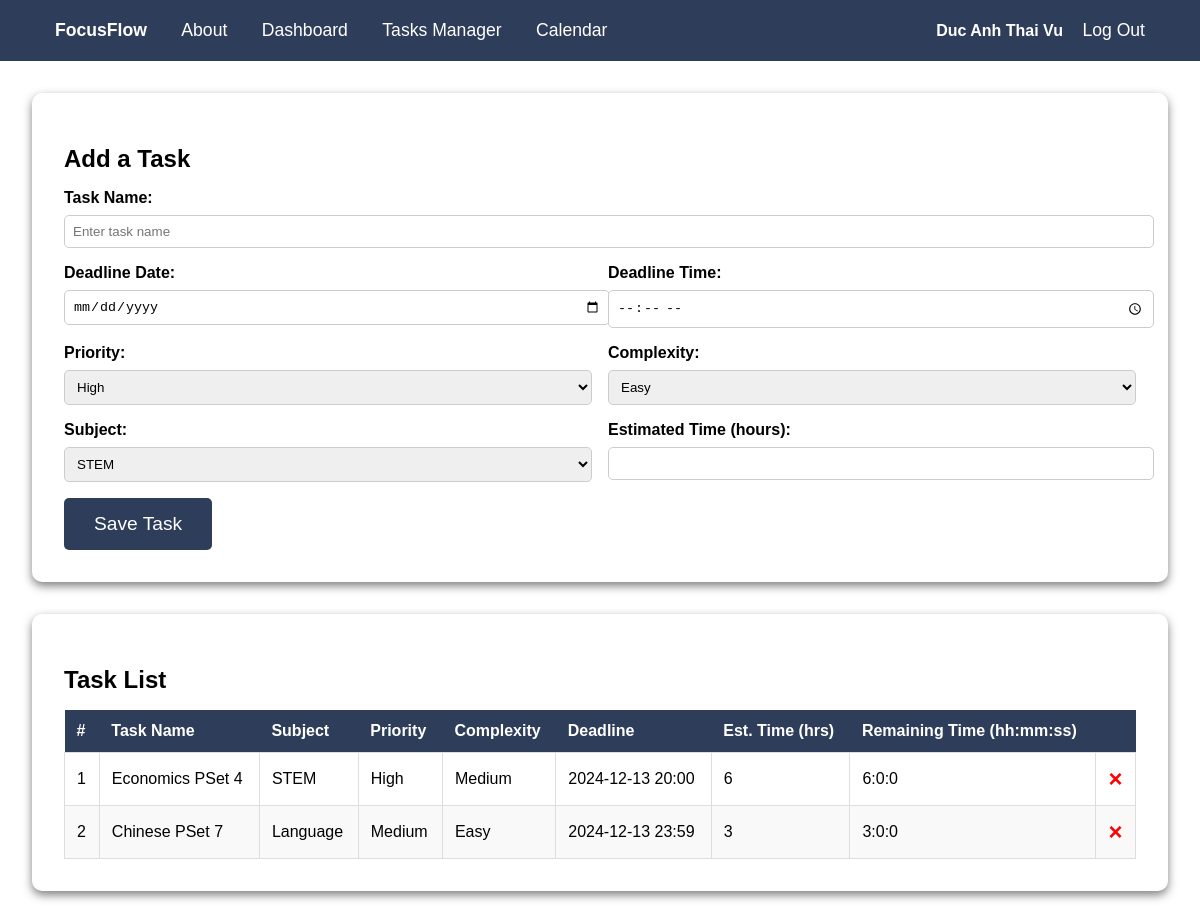
The page /tasks (signed in) on the database its author committed.
### tables this page shows
CREATE TABLE tasks (
    id INTEGER PRIMARY KEY AUTOINCREMENT,
    name TEXT NOT NULL,
    priority TEXT NOT NULL,
    deadline_date TEXT NOT NULL,
    deadline_time TEXT NOT NULL,
    complexity TEXT NOT NULL,
    subject TEXT NOT NULL,
    estimated_time INTEGER NOT NULL,
    user_id INTEGER NOT NULL
, completed_at DATETIME DEFAULT NULL, remaining_time INTEGER DEFAULT NULL);

### app.py (the view)
@app.route("/tasks", methods=["GET", "POST"])
@login_required
def tasks():
    if request.method == "POST":
        name = request.form.get("name")
        deadline_date = request.form.get("deadline_date")
        deadline_time = request.form.get("deadline_time")
        priority = request.form.get("priority")
        complexity = request.form.get("complexity")
        subject = request.form.get("subject")
        estimated_time = request.form.get("estimated_time")
        if not all([name, deadline_date, deadline_time, priority, complexity, subject, estimated_time]):
            flash("All fields are required!", "error")
            return redirect("/tasks")
        try:
            db.execute(
                """
                INSERT INTO tasks (
                    name, priority, deadline_date, deadline_time, complexity, subject, estimated_time, user_id, remaining_time
                ) VALUES (?, ?, ?, ?, ?, ?, ?, ?, ?)
                """,
                name, priority, deadline_date, deadline_time, complexity, subject, estimated_time, session["user_id"],
                int(estimated_time) * 3600  # Convert hours to seconds
            )
            flash("Task added successfully!", "success")
        except Exception as e:
            flash("Error adding task. Please try again.", "error")
            print(e)
        return redirect("/tasks")
    else:
        tasks = db.execute("SELECT * FROM tasks WHERE user_id = ?", session["user_id"])
        return render_template("tasks.html", tasks=tasks)

### helpers.py (called while the page is built)
def login_required(f):
    @wraps(f)
    def decorated_function(*args, **kwargs):
        if session.get("user_id") is None:
            return redirect("/login")
        return f(*args, **kwargs)
    return decorated_function

### templates/tasks.html (shortened to what this page needs)
{% extends "layout.html" %}
{% block content %}
<div class="tasks-container">
    <div class="form-container">
        <h2>Add a Task</h2>
        <form method="POST">
            <div class="form-group">
                <label for="name">Task Name:</label>
                <input type="text" id="name" name="name" placeholder="Enter task name" required>
            </div>
            <div class="form-row">
                <div class="form-group">
                    <label for="deadline_date">Deadline Date:</label>
                    <input type="date" id="deadline_date" name="deadline_date" required>
                </div>
                <div class="form-group">
                    <label for="deadline_time">Deadline Time:</label>
                    <input type="time" id="deadline_time" name="deadline_time" required>
                </div>
            </div>
            <div class="form-row">
                <div class="form-group">
                    <label for="priority">Priority:</label>
                    <select id="priority" name="priority">
                        <option value="High">High</option>
                    </select>
                </div>
                <div class="form-group">
                    <label for="complexity">Complexity:</label>
                    <select id="complexity" name="complexity">
                        <option value="Easy">Easy</option>
                    </select>
                </div>
            </div>
            <div class="form-row">
                <div class="form-group">
                    <label for="subject">Subject:</label>
                    <select id="subject" name="subject">
                        <option value="STEM">STEM</option>
                    </select>
                </div>
                <div class="form-group">
                    <label for="estimated_time">Estimated Time (hours):</label>
                    <input type="number" id="estimated_time" name="estimated_time" min="1" required>
                </div>
            </div>
            <button type="submit" class="btn btn-primary">Save Task</button>
        </form>
    </div>
    <div class="task-list-container">
        <h2>Task List</h2>
        <table>
            <thead>
                <tr>
                    <th>#</th>
                    <th>Task Name</th>
                    <th>Subject</th>
                    <th>Priority</th>
                    <th>Complexity</th>
                    <th>Deadline</th>
                    <th>Est. Time (hrs)</th>
                    <th>Remaining Time (hh:mm:ss)</th>
                    <th></th>
                </tr>
            </thead>
            <tbody>
                {% for task in tasks %}
                <tr>
                    <td>{{ loop.index }}</td>
                    <td>{{ task.name }}</td>
                    <td>{{ task.subject }}</td>
                    <td>{{ task.priority }}</td>
                    <td>{{ task.complexity }}</td>
                    <td>{{ task.deadline_date }} {{ task.deadline_time }}</td>
                    <td>{{ task.estimated_time }}</td>
                    <td>
                        {% if task.remaining_time %}
                        {{ task.remaining_time // 3600 }}:{{ (task.remaining_time % 3600) // 60 }}:{{ task.remaining_time % 60 }}
                        {% else %}
                        Not Set
                        {% endif %}
                    </td>
                    <td>
                        <a href="/delete_task/{{ task.id }}" class="delete-task">
                            <span class="delete-icon">&times;</span>
                        </a>
                    </td>
                </tr>
                {% endfor %}
            </tbody>
        </table>
    </div>
</div>
{% endblock %}

### templates/layout.html (shortened to what this page needs)
<!DOCTYPE html>
<html lang="en">
<head>
    <link rel="stylesheet" href="/static/style.css">
</head>
<body>
    <nav class="navbar">
        <div class="navbar-left">
            <a href="/" class="navbar-brand"><strong>FocusFlow</strong></a>
            <a href="/about">About</a>
            {% if session["user_id"] %}
                <a href="/dashboard">Dashboard</a>
                <a href="/tasks">Tasks Manager</a>
                <a href="/calendar">Calendar</a>
            {% endif %}
        </div>
        <div class="navbar-right">
            {% if session["user_id"] %}
                <span class="user-name"><strong>{{ session["first_name"] }} {{ session["last_name"] }}</strong></span>
                <a href="/logout">Log Out</a>
            {% else %}
                <a href="/register">Sign Up</a>
                <a href="/login">Log In</a>
            {% endif %}
        </div>
    </nav>
    <main>
        {% block content %}{% endblock %}
    </main>
</body>
</html>

### static/style.css (style rules this page uses)
body { margin: 0; font-family: Arial, sans-serif; background-color: #ffffff; color: #000000; }
.navbar { display: flex; justify-content: space-between; align-items: center; padding: 20px 40px; background-color: #2e3d59; position: sticky; top: 0; z-index: 1000; }
.navbar a { color: #ffffff; text-decoration: none; margin: 0 15px; font-size: 1.1rem; }
.navbar .user-name { font-weight: bold; color: #ffffff; }
.btn { padding: 15px 30px; font-size: 1.2rem; border: none; border-radius: 5px; cursor: pointer; text-decoration: none; }
.btn-primary { background-color: #2e3d59; color: #ffffff; margin-right: 20px; }
.tasks-container { display: flex; flex-direction: column; gap: 2rem; padding: 2rem; }
.form-container { background: #fff; padding: 2rem; border-radius: 10px; box-shadow: 0px 4px 10px rgba(0, 0, 0, 0.5); color: #000; }
.form-container h2 { margin-bottom: 1rem; }
.form-group { margin-bottom: 1rem; }
.form-group label { display: block; margin-bottom: 0.5rem; font-weight: bold; }
.form-group input, .form-group select { width: 100%; padding: 0.5rem; border: 1px solid #ccc; border-radius: 5px; }
.task-list-container { background: #fff; padding: 2rem; border-radius: 10px; box-shadow: 0px 4px 10px rgba(0, 0, 0, 0.5); color: #000; }
.task-list-container h2 { margin-bottom: 1rem; }
table { width: 100%; border-collapse: collapse; }
table thead th { background-color: #2e3d59; color: white; padding: 0.75rem; text-align: left; }
table tbody td { padding: 0.75rem; border: 1px solid #ddd; }
table tbody tr:nth-child(even) { background-color: #f9f9f9; }
.form-row { display: flex; gap: 1rem; }
.form-row .form-group { flex: 1; }
.form-group input, .form-group select { width: 100%; }
.delete-task { color: red; font-size: 1.5rem; text-decoration: none; display: flex; justify-content: center; align-items: center; }
.delete-icon { font-weight: bold; }

### rows shown on the page
tasks: name "Economics PSet 4", subject "STEM", priority "High", complexity "Medium", deadline_date "2024-12-13", deadline_time "20:00", estimated_time "6", remaining_time "6", (task.remaining_time%3600)//60 "0", task.remaining_time%60 "0"
tasks: name "Chinese PSet 7", subject "Language", priority "Medium", complexity "Easy", deadline_date "2024-12-13", deadline_time "23:59", estimated_time "3", remaining_time "3", (task.remaining_time%3600)//60 "0", task.remaining_time%60 "0"

### other values the page prints
{{ session["first_name"] }} "Duc Anh"
{{ session["last_name"] }} "Thai Vu"
